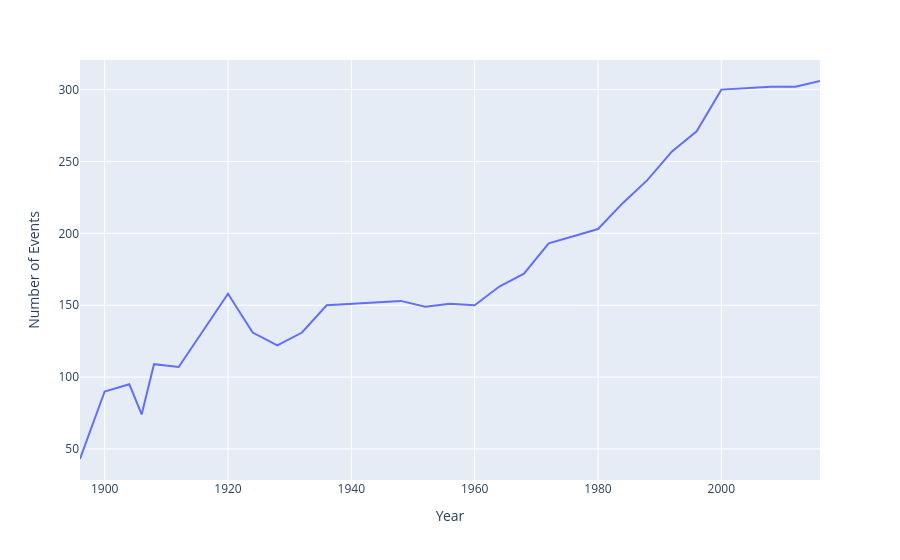

The notebook cell saved with this chart:
### Code cell
fig = px.line(events_over_time, x="Year", y="count")
fig.update_layout(
    yaxis_title="Number of Events",
    xaxis_title="Year"
)
fig.show()

### Figure 1 — Plotly figure (JSON) as saved in the notebook; plotly's stock layout.template omitted (floating-point values rounded to 4 significant figures)
{"data": [{"hovertemplate": "Year=%{x}<br>count=%{y}<extra></extra>", "legendgroup": "", "line": {"color": "#636efa", "dash": "solid"}, "marker": {"symbol": "circle"}, "mode": "lines", "name": "", "orientation": "v", "showlegend": false, "type": "scatter", "x": [1896, 1900, 1904, 1906, 1908, 1912, 1920, 1924, 1928, 1932, 1936, 1948, 1952, 1956, 1960, 1964, 1968, 1972, 1976, 1980, 1984, 1988, 1992, 1996, 2000, 2004, 2008, 2012, 2016], "xaxis": "x", "y": [43, 90, 95, 74, 109, 107, 158, 131, 122, 131, 150, 153, 149, 151, 150, 163, 172, 193, 198, 203, 221, 237, 257, 271, 300, 301, 302, 302, 306], "yaxis": "y"}], "layout": {"legend": {"tracegroupgap": 0}, "margin": {"t": 60}, "xaxis": {"anchor": "y", "domain": [0, 1], "title": {"text": "Year"}}, "yaxis": {"anchor": "x", "domain": [0, 1], "title": {"text": "Number of Events"}}}}
